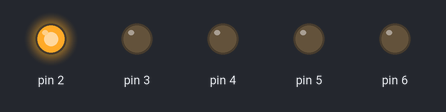
This sketch was run on a simulated Arduino Uno, built with avr-gcc and run on an emulated ATmega328P. Parts: output pins drawn as LEDs (lit = HIGH).

Above: at 0.05 s.
At 0.25 s:
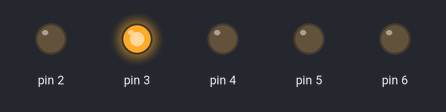
At 0.65 s:
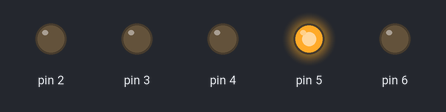
At 0.75 s:
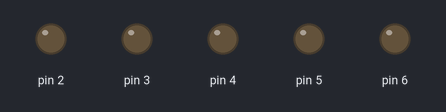
At 1.45 s:
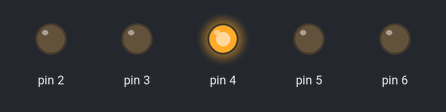
At 2.85 s:
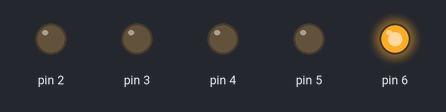
Timing chart, 0 to 3.1 s (numbered marks = the images above):
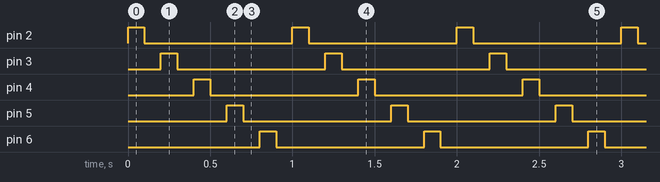

The sketch:

5ledli_kod.ino
```cpp
void setup()
{
  for(int sayac=2;sayac<=6;sayac++){
    pinMode(sayac, OUTPUT);
   }
}

void loop()
{
  for(int sayac=2;sayac<=6;sayac++){
    digitalWrite(sayac, 1);
    delay(100);
    digitalWrite(sayac, 0);
    delay(100);
  }
}
```

Measured:
- by itself, pin 2–6: alternates HIGH for 0.10 s and LOW for 0.90 s
- by itself, everything shown: repeats every 1.0 s, in 10 steps
